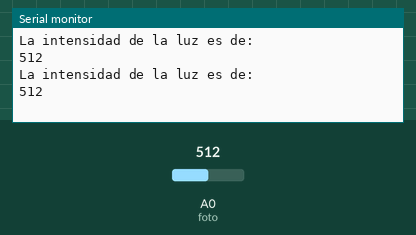
Simulated run of this sketch. Board: Arduino Uno, built with avr-gcc and run on an emulated ATmega328P. Parts: the last lines printed to the serial monitor. The test bench sets the inputs (shaded band); at power-on: A0 (foto) = 512.

Above: at 1.8 s.
1.9 s: A0 (foto) set to 716
At 2.4 s:
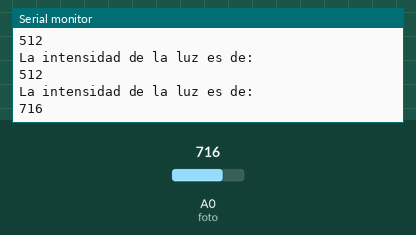
3.4 s: A0 (foto) set to 900
At 4.8 s:
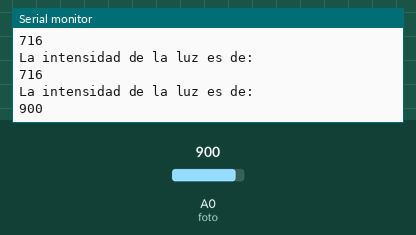
Timing chart, 0 to 6.4 s (numbered marks = the images above; inputs shaded):
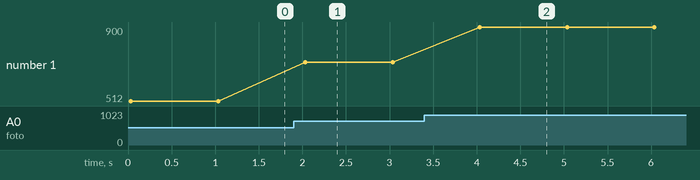

Measured:
- after the input at 1.9 s, the serial monitor: prints a new line after 0.13 s (image 1)
- after the input at 3.4 s, the serial monitor: prints a new line after 0.64 s (image 2)
- plotted number 1: 512 → 716 after the input at 1.9 s, 716 → 900 after the input at 3.4 s

The sketch:

fotorresistor.ino
```cpp
#define foto A0//se define el pin donde esta conectado la fotorresistencia


void leerFoto() {//El metodo leerFoto se encarga de mostrar los valores recolectados por la fotorresistencia
  int valorFoto = analogRead(foto);
  Serial.println("La intensidad de la luz es de:");
  Serial.println(valorFoto);
  delay(1000);
}
void setup() {
  pinMode(foto, INPUT);
  Serial.begin(9600);

}

void loop() {
  leerFoto();
}
```
